Frame 1 (no input): blank canvas, image omitted
Frame 60 (no input): blank canvas, image omitted
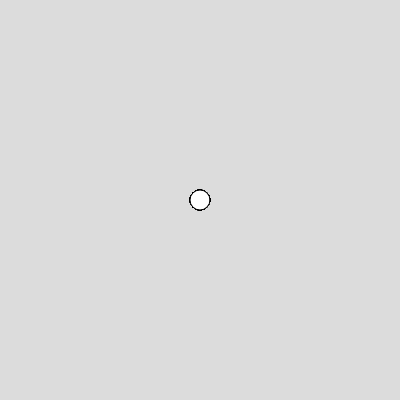
Frame 120 (the mouse pressed at the canvas centre since frame 60)

The p5.js sketch whose frames 1 and 60 were blank and that drew this single picture after the mouse press (run headless with seeded random() and noise() and a simulated clock; from frame 60 on, the mouse is pressed at the canvas centre):

// p5.js sketch
// ── sketch.js
// World's simplest drawing program.
function setup(){
  createCanvas(400, 400);
  background(220);
}

// Draw a circle whenever the mouse button is down.
function draw(){
  if(mouseIsPressed){
    ellipse(mouseX, mouseY, 20, 20);
  }
}
